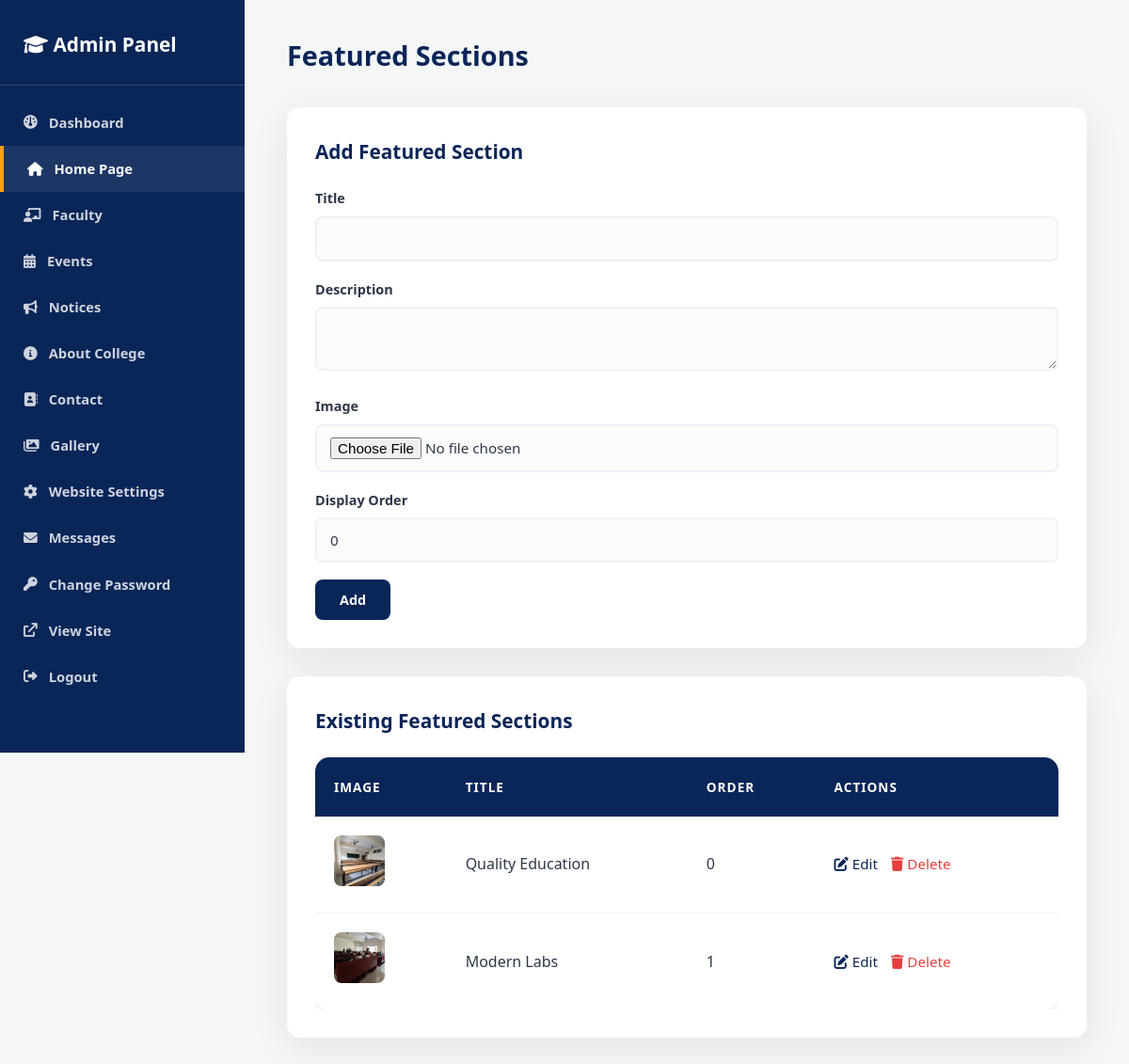
Screenshot of /admin/home/features (signed in) with the database file from the repository.
### app/models.py (models this page shows)
class HomeFeature(db.Model):
    __tablename__ = "home_features"
    id = db.Column(db.Integer, primary_key=True)
    title = db.Column(db.String(150), nullable=False)
    description = db.Column(db.Text, default="")
    image = db.Column(db.String(300), default="")
    display_order = db.Column(db.Integer, default=0)

### app/routes/admin.py (the view, shortened to what this page needs)
@admin_bp.route("/admin/home/features", methods=["GET", "POST"])
@login_required
def admin_home_features():
    form = HomeFeatureForm()
    features = models.HomeFeature.query.order_by(models.HomeFeature.display_order).all()
    return render_template("admin/home_features.html", form=form, features=features, delete_form=DeleteForm())

### app/forms.py
class HomeFeatureForm(FlaskForm):
    title = StringField("Title", validators=[DataRequired(), Length(max=150)])
    description = TextAreaField("Description", validators=[Optional(), Length(max=2000)])
    image = FileField("Image", validators=[Optional(), FileAllowed(IMAGE_EXTENSIONS, IMAGE_MESSAGE)])
    display_order = IntegerField("Display Order", default=0, validators=[Optional()])

class DeleteForm(FlaskForm):
    pass

### app/__init__.py (called while the page is built)
def _register_context_processors(app: Flask) -> None:
    @app.context_processor
    def inject_site_settings():
        from .models import SiteSetting
        try:
            settings = SiteSetting.get()
        except Exception:
            settings = None
        return {"site_settings": settings}

def _register_security_headers(app: Flask) -> None:
    @app.after_request
    def set_secure_headers(response):
        response.headers.setdefault("X-Content-Type-Options", "nosniff")
        response.headers.setdefault("X-Frame-Options", "SAMEORIGIN")
        response.headers.setdefault("Referrer-Policy", "strict-origin-when-cross-origin")
        return response

### app/models.py (called while the page is built)
def _singleton_get(model):
    row = model.query.get(1)
    if row is None:
        row = model(id=1)
        db.session.add(row)
        db.session.commit()
    return row

    @staticmethod
    def get():
        return _singleton_get(SiteSetting)

### app/utils.py (called while the page is built)
def login_required(view):
    @wraps(view)
    def wrapped(*args, **kwargs):
        if not session.get("logged_in"):
            flash("Please log in to continue.", "danger")
            return redirect(url_for("admin.login"))
        return view(*args, **kwargs)
    return wrapped

### templates/admin/home_features.html (shortened to what this page needs)
{% extends "admin/_base.html" %}
{% from "admin/_macros.html" import field, delete_button %}
{% block heading %}Featured Sections{% endblock %}
{% block content %}
<div class="admin-card">
    <h2>Add Featured Section</h2>
    <form method="POST" enctype="multipart/form-data">
        {{ field(form.title) }}
        {{ field(form.description) }}
        {{ field(form.image) }}
        {{ field(form.display_order) }}
        <button type="submit" class="btn btn-save">Add</button>
    </form>
</div>
<div class="admin-card">
    <h2>Existing Featured Sections</h2>
    <div class="admin-table-wrap">
        <table>
            <thead><tr><th>Image</th><th>Title</th><th>Order</th><th>Actions</th></tr></thead>
            <tbody>
                {% for feature in features %}
                <tr>
                    <td>{% if feature.image %}<img src="{{ url_for('static', filename=feature.image) }}" class="thumb">{% endif %}</td>
                    <td>{{ feature.title }}</td>
                    <td>{{ feature.display_order }}</td>
                    <td class="action-links">
                        <a href="{{ url_for('admin.edit_home_feature', feature_id=feature.id) }}"><i class="fas fa-edit"></i> Edit</a>
                        {{ delete_button(url_for('admin.delete_home_feature', feature_id=feature.id), delete_form, confirm_msg="Delete this featured section?") }}
                    </td>
                </tr>
                {% else %}
                <tr><td colspan="4" style="text-align:center;">No featured sections yet.</td></tr>
                {% endfor %}
            </tbody>
        </table>
    </div>
</div>
{% endblock %}

### templates/admin/_macros.html (shortened to what this page needs)
{% macro field(f, hint=None) %}
<div class="form-group">
    {{ f.label(class="form-label") }}
    {{ f(class="form-control") }}
</div>
{% endmacro %}
{% macro delete_button(action, delete_form, label="Delete", confirm_msg="Delete this item? This cannot be undone.") %}
<form action="{{ action }}" method="POST" style="display:inline;" onsubmit="return confirm('{{ confirm_msg }}')">
    <button type="submit" class="danger"><i class="fas fa-trash"></i> {{ label }}</button>
</form>
{% endmacro %}

### static/css/style.css (style rules this page uses)
:root { --bg-color: #f4f7f6; --white: #ffffff; --primary: #0a2558; --primary-light: #1e4c9a; --accent: #ff9f1c; --text-main: #2d3748; --text-muted: #718096; --shadow-soft: 0 10px 40px rgba(0,0,0,0.08); --shadow-hover: 0 20px 50px rgba(0,0,0,0.12); }
* { margin: 0; padding: 0; box-sizing: border-box; font-family: 'Segoe UI', 'Roboto', Helvetica, Arial, sans-serif; }
body { background-color: var(--bg-color); color: var(--text-main); line-height: 1.7; overflow-x: hidden; }
a { text-decoration: none; color: inherit; transition: 0.3s ease; }
input, textarea { width: 100%; padding: 18px; border: 2px solid #edf2f7; border-radius: 10px; background: #fcfcfc; font-size: 1rem; transition: 0.3s; outline: none; color: var(--text-main); }
table { width: 100%; border-collapse: separate; border-spacing: 0; background: var(--white); border-radius: 15px; overflow: hidden; box-shadow: var(--shadow-soft); }
th { background: var(--primary); color: var(--white); padding: 20px; text-align: left; font-weight: 600; text-transform: uppercase; font-size: 0.85rem; letter-spacing: 1px; }
td { padding: 20px; border-bottom: 1px solid #edf2f7; color: var(--text-main); }
tr:last-child td { border-bottom: none; }

### static/css/admin.css (style rules this page uses)
.admin-card { background: #fff; padding: 30px; border-radius: 14px; box-shadow: var(--shadow-soft); margin-bottom: 30px; }
.admin-card h2 { color: var(--primary); margin-bottom: 20px; font-size: 1.3rem; }
.form-group { margin-bottom: 18px; }
.form-label { display: block; font-weight: 600; margin-bottom: 6px; color: var(--text-main); font-size: 0.9rem; }
.form-control { width: 100%; padding: 12px 14px; border: 2px solid #edf2f7; border-radius: 8px; background: #fcfcfc; font-size: 0.95rem; }
.btn { display: inline-block; padding: 12px 26px; border-radius: 8px; font-weight: 700; border: none; cursor: pointer; font-size: 0.9rem; text-align: center; }
.btn-save { background: var(--primary); color: #fff; }
.admin-table-wrap { overflow-x: auto; }
.thumb { width: 54px; height: 54px; object-fit: cover; border-radius: 8px; }
.action-links a, .action-links button { color: var(--primary); background: none; border: none; cursor: pointer; font-size: 0.95rem; margin-right: 10px; }
.action-links .danger { color: #e53e3e; }

### rows the page displays
HomeFeature: image (picture), title "Quality Education", display_order "0", label "Delete"
HomeFeature: image (picture), title "Modern Labs", display_order "1", label "Delete"

### other values shown
{{ f.label(class="form-label") }} "Title Description Image Display Order"
